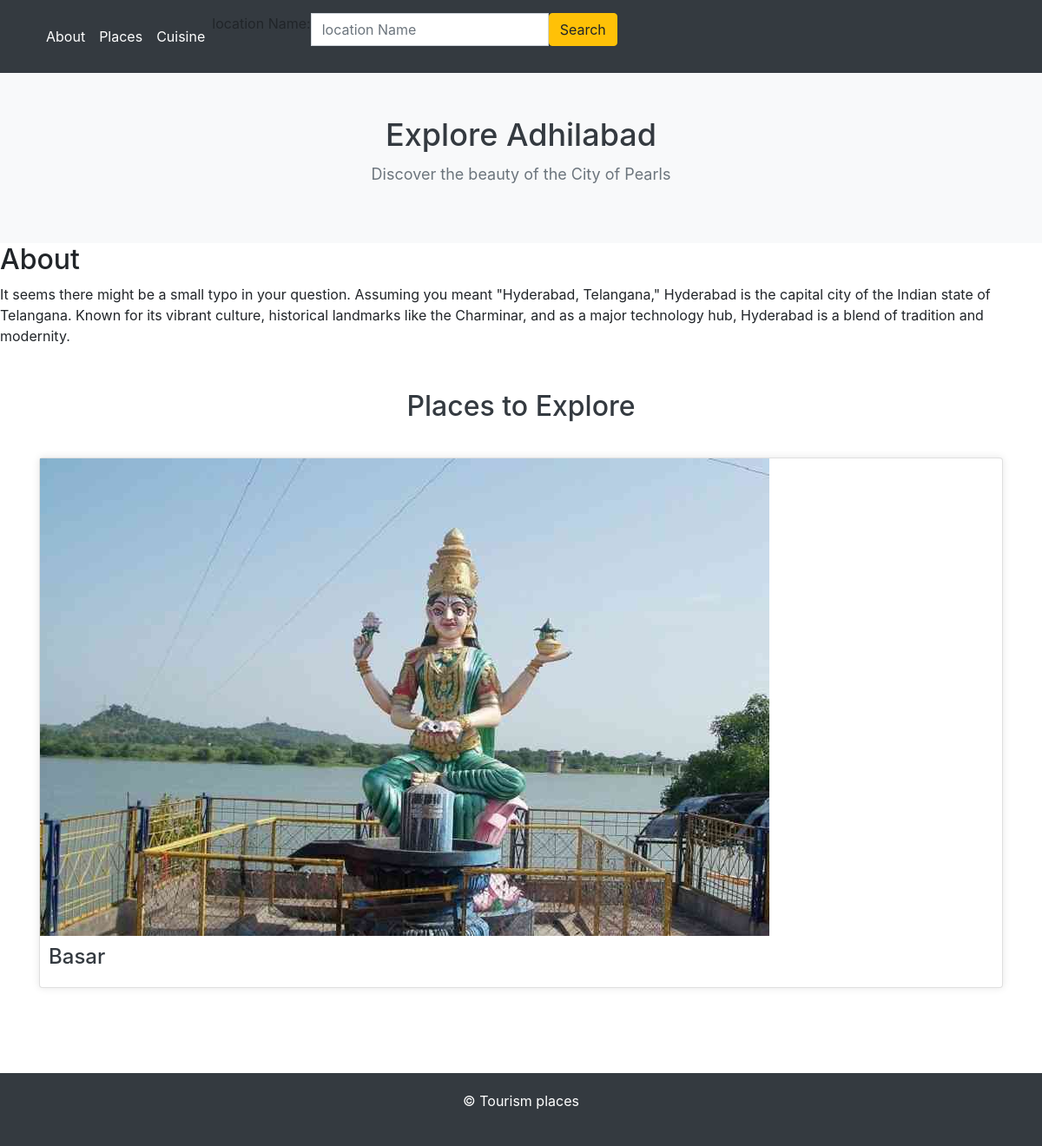
/city/Adhilabad/, run on the app's committed database.
### toursim_app/models.py (models this page shows)
class City(models.Model):
    city_id = models.AutoField(primary_key=True)
    state_id = models.ForeignKey(State_details, on_delete=models.CASCADE)
    city_name = models.CharField(max_length=255)
    city_description = models.TextField()
    city_videos =models.FileField(upload_to='Media/City/', null=True, blank=True)
    city_image = models.ImageField(upload_to='images/Cities/')

class Location(models.Model):
    location_id=models.AutoField(primary_key=True)
    city_id=models.ForeignKey(City,on_delete=models.CASCADE)
    location_image=models.ImageField(upload_to='images/location/')
    location_videos = models.FileField(upload_to='Media/Location/', null=True, blank=True)
    location_description=models.TextField()
    location_name=models.CharField(max_length=255)

### toursim_app/views.py (the view)
# urls.py: path('city',city,name='city'),
def city(request, city_name=None):
    if request.method == 'GET':
        if city_name:
            city_obj = get_object_or_404(City, city_name=city_name)
            locations= Location.objects.filter(city_id=city_obj.city_id)
            context = {
                'cities': city_obj,
                'locations': locations,
            }
            return render(request, 'toursim_app/City.html', context)
        else:
            return render(request, 'toursim_app/State.html')
    elif request.method == 'POST':
        query = request.POST.get('city_name', '')
        if query:
            return redirect('city', city_name=query)
        else:
            return render(request, 'toursim_app/State.html', {'error_message': 'Please provide a state name'})

### toursim_app/Templates/toursim_app/City.html (shortened to what this page needs)
{% load static %}
<!DOCTYPE html>
<html lang="en">
<head>
  <link rel="stylesheet" href="https://maxcdn.bootstrapcdn.com/bootstrap/4.0.0/css/bootstrap.min.css">
  <link rel="stylesheet" href="{% static 'styles2.css' %}">
  <link rel="stylesheet" href="https://cdnjs.cloudflare.com/ajax/libs/font-awesome/6.2.1/css/all.min.css">
</head>
<body>
<div  class="page" id="page">
  <nav class="navbar navbar-expand-lg" id="navbar">
    <div class="container">
      <div class="collapse navbar-collapse" id="mynavbar">
        <ul class="navbar-nav me-auto">
          <li class="nav-item">
            <a class="nav-link" href="#about">About</a>
          </li>
          <li class="nav-item">
            <a class="nav-link" href="#places">Places</a>
          </li>
          <li class="nav-item">
            <a class="nav-link" href="#cuisine">Cuisine</a>
          </li>
        </ul>
            </form>  <form method="post" action="{% url 'location' %}">
    <div class="input-group mb-3">
        <label for="location_name" class="visually-hidden">location Name:</label>
        <input type="text" id="location_name" name="location_name" class="form-control" placeholder="location Name" required>
        <button type="submit" class="btn btn-warning">Search</button>
    </div>
</form>
      </div>
    </div>
  </nav>
  <header>
    <h1>Explore {{cities.city_name}}</h1>
    <p>Discover the beauty of the City of Pearls</p>
  </header>
<div class="about" id="about">
    <h2>About</h2>
    {{cities.city_description }}
</div>
 <section class="places" id="places">
    <div class="container">
      <div class="info-section">
        <h2>Places to Explore</h2>
        <div class="card-deck">
          {% for location in locations %}
            <div class="card">
                <a href="{% url 'location' location.location_name %}">
              <img class="img-fluid" src="{{ location.location_image.url }}" alt="{{ location.location_name }}" class="card-img-top">
              <div class="card-body">
                <h5 class="card-title">{{ location.location_name }}</h5>
              </div>
            </div>
          {% endfor %}
        </div>
      </div>
    </div>
  </section>
            </div>
 <footer class="mt-5">
  <div class="foot-panel4">
    © Tourism places
  </div>
</footer>
</body>
</html>

### toursim_app/static/styles2.css (style rules this page uses)
#navbar { background-color: #343a40; padding: 15px 0; }
.navbar-nav a { color: #ffffff; padding: 10px 15px; text-decoration: none; }
header { text-align: center; padding: 50px 0; background-color: #f8f9fa; }
header h1 { color: #343a40; font-size: 36px; margin-bottom: 10px; }
header p { color: #6c757d; font-size: 18px; }
.places { background-color: #ffffff; padding: 50px 0; }
.places h2 { text-align: center; color: #343a40; font-size: 32px; margin-bottom: 30px; }
.card-deck { display: flex; flex-wrap: wrap; justify-content: space-around; }
.card { margin-bottom: 20px; box-shadow: 0 0 10px rgba(0, 0, 0, 0.1); }
.card-body { padding: 20px; }
.card-title { color: #343a40; font-size: 24px; margin-bottom: 10px; }
footer { background-color: #343a40; color: #ffffff; padding: 20px 0; text-align: center; }
.foot-panel1, .foot-panel2, .foot-panel3, .foot-panel4 { margin-bottom: 20px; }
.card { min-width: 12rem; min-height: 15rem; margin: 10px; }
.card .card-body { padding: 10px; }

### data on the page
City: city_name "Adhilabad", city_description "It seems there might be a small typo in your question. Assuming you meant \"Hyderabad, Telangana,\" Hyderabad is the capital city of the Indian state of Telangana. Known for its vibrant culture, historical landmarks like the Charminar, and as a major technology hub, Hyderabad is a blend of tradition and modernity."
Location: location_image (picture), location_name "Basar"
